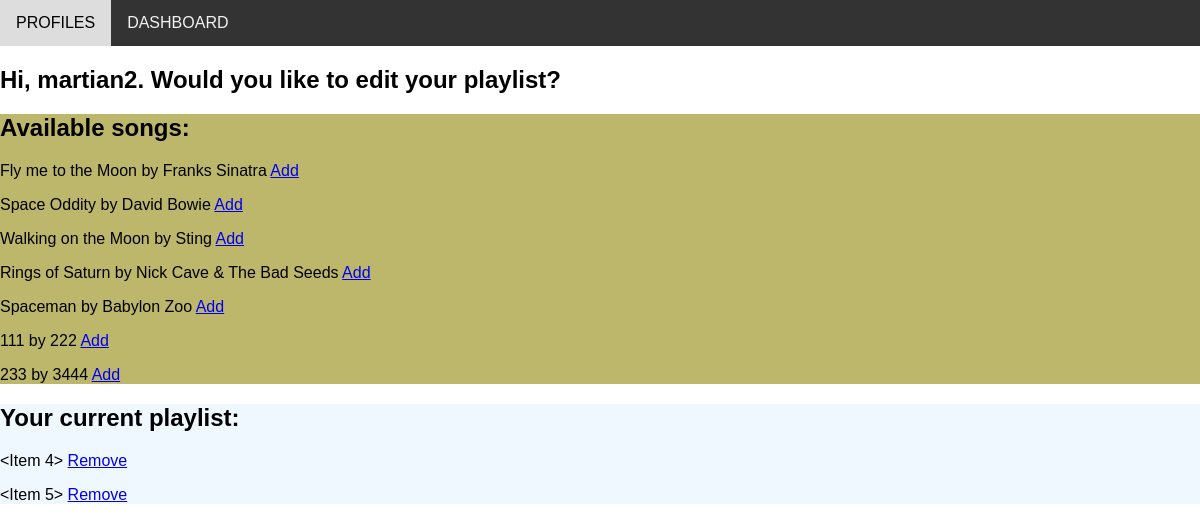
The page /profile/2 on the database its author committed.
### models.py (models this page shows, shortened)
class User(db.Model):
    id = db.Column(db.Integer, primary_key=True)
    username = db.Column(db.String(50), index=True, unique=True)
    playlist_id = db.Column(db.Integer, db.ForeignKey("playlist.id"))

class Song(db.Model):
    id = db.Column(db.Integer, primary_key=True)
    artist = db.Column(db.String(50), index=True, unique=False)
    title = db.Column(db.String(70), index=True, unique=False)
    n = db.Column(db.Integer, index=False, unique=False)
    def __repr__(self):
        return f"{self.title} by {self.artist}"

class Item(db.Model):
    id = db.Column(db.Integer, primary_key=True)
    song_id = db.Column(db.Integer, db.ForeignKey("song.id"))
    playlist_id = db.Column(db.Integer, db.ForeignKey("playlist.id"))

### routes.py (the view)
@app.route("/profile/<int:user_id>")
def profile(user_id):
    user = User.query.filter_by(id=user_id).first_or_404(
        description="No such user found."
    )
    songs = Song.query.all()
    my_playlist = Playlist.query.get(
        user.playlist_id
    )  # change here to a database query
    return render_template(
        "profile.html", user=user, songs=songs, my_playlist=my_playlist
    )

### templates/profile.html
{% extends "_base.html" %} {% block content %}
<h2>Hi, {{user.username}}. Would you like to edit your playlist?</h2>
<div class="row">
  <div class="column" style="background-color: #bdb76b">
    <h2>Available songs:</h2>
    {% for song in songs %}
    <p>
      {{song}} {% if my_playlist %}<a
        href="{{url_for('add_item', user_id = user.id, song_id = song.id, playlist_id = my_playlist.id)}}"
        >Add</a
      >{% endif %}
    </p>
    {% endfor %}
  </div>
  <div class="column" style="background-color: #f0f8ff">
    <h2>Your current playlist:</h2>
    {% if my_playlist %} {% for song in my_playlist.items %}
    <p>
      {{song}}
      <a href="{{url_for('remove_item', user_id = user.id, item_id = song.id)}}"
        >Remove</a
      >
    </p>
    {%endfor%} {% endif %}
  </div>
</div>
{% endblock %}

### static/my_style.css (style rules this page uses)
* { box-sizing: border-box; font-family: Arial, Helvetica, sans-serif; }
body { margin: 0; font-family: Arial, Helvetica, sans-serif; }

### rows shown on the page
User: username "martian2"
Song: title+artist "Fly me to the Moon by Franks Sinatra"
Song: title+artist "Space Oddity by David Bowie"
Song: title+artist "Walking on the Moon by Sting"
Song: title+artist "Rings of Saturn by Nick Cave & The Bad Seeds"
Song: title+artist "Spaceman by Babylon Zoo"
Song: title+artist "111 by 222"
Song: title+artist "233 by 3444"
Item: song "<Item 4>"
Item: song "<Item 5>"
